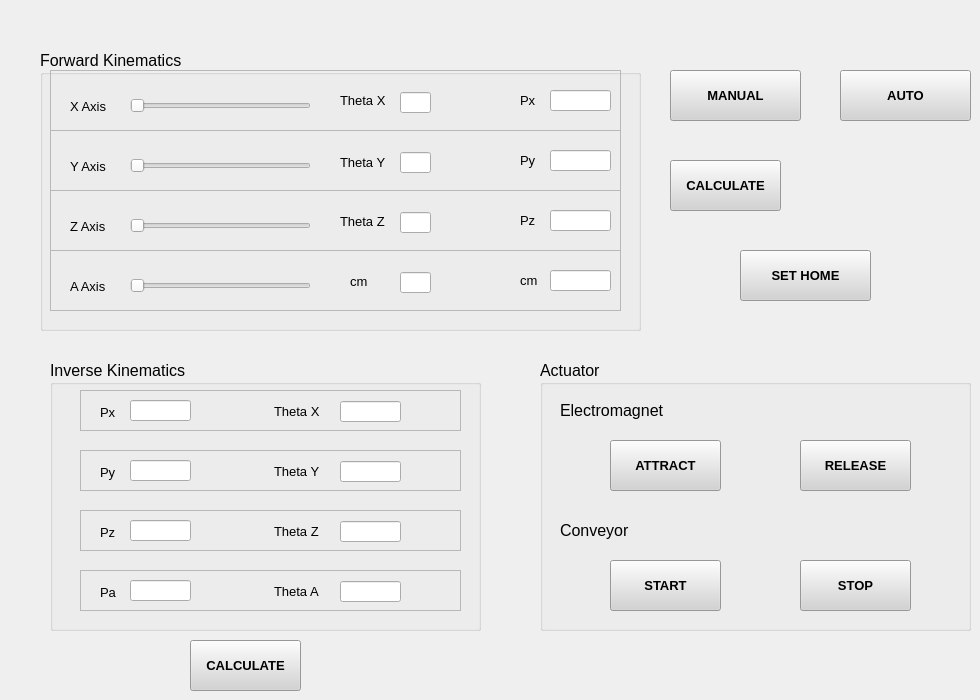
    <widget class="QWidget" name="page_control">
     <widget class="QGroupBox" name="groupBox">
      <property name="geometry">
       <rect>
        <x>40</x>
        <y>50</y>
        <width>601</width>
        <height>281</height>
       </rect>
      </property>
      <property name="font">
       <font>
        <family>Arial</family>
        <pointsize>12</pointsize>
        <weight>50</weight>
        <bold>false</bold>
       </font>
      </property>
      <property name="title">
       <string>Forward Kinematics</string>
      </property>
      <widget class="QFrame" name="frame">
       <property name="geometry">
        <rect>
         <x>10</x>
         <y>20</y>
         <width>571</width>
         <height>61</height>
        </rect>
       </property>
       <property name="frameShape">
        <enum>QFrame::StyledPanel</enum>
       </property>
       <property name="frameShadow">
        <enum>QFrame::Raised</enum>
       </property>
       <widget class="QLabel" name="label_6">
        <property name="geometry">
         <rect>
          <x>20</x>
          <y>28</y>
          <width>55</width>
          <height>16</height>
         </rect>
        </property>
        <property name="font">
         <font>
          <pointsize>10</pointsize>
         </font>
        </property>
        <property name="text">
         <string>X Axis</string>
        </property>
       </widget>
       <widget class="QSlider" name="theta1_slid">
        <property name="geometry">
         <rect>
          <x>80</x>
          <y>20</y>
          <width>181</width>
          <height>31</height>
         </rect>
        </property>
        <property name="orientation">
         <enum>Qt::Horizontal</enum>
        </property>
       </widget>
       <widget class="QLineEdit" name="sl_theta1_dis">
        <property name="geometry">
         <rect>
          <x>350</x>
          <y>22</y>
          <width>31</width>
          <height>21</height>
         </rect>
        </property>
        <property name="font">
         <font>
          <pointsize>9</pointsize>
         </font>
        </property>
       </widget>
       <widget class="QLabel" name="label_7">
        <property name="geometry">
         <rect>
          <x>290</x>
          <y>20</y>
          <width>61</width>
          <height>20</height>
         </rect>
        </property>
        <property name="font">
         <font>
          <pointsize>10</pointsize>
         </font>
        </property>
        <property name="text">
         <string>Theta X</string>
        </property>
       </widget>
       <widget class="QLineEdit" name="px_dis">
        <property name="geometry">
         <rect>
          <x>500</x>
          <y>20</y>
          <width>61</width>
          <height>21</height>
         </rect>
        </property>
        <property name="font">
         <font>
          <pointsize>9</pointsize>
         </font>
        </property>
       </widget>
       <widget class="QLabel" name="label_52">
        <property name="geometry">
         <rect>
          <x>470</x>
          <y>20</y>
          <width>30</width>
          <height>20</height>
         </rect>
        </property>
        <property name="font">
         <font>
          <pointsize>10</pointsize>
         </font>
        </property>
        <property name="text">
         <string>Px</string>
        </property>
       </widget>
      </widget>
      <widget class="QFrame" name="frame_3">
       <property name="geometry">
        <rect>
         <x>10</x>
         <y>80</y>
         <width>571</width>
         <height>61</height>
        </rect>
       </property>
       <property name="frameShape">
        <enum>QFrame::StyledPanel</enum>
       </property>
       <property name="frameShadow">
        <enum>QFrame::Raised</enum>
       </property>
       <widget class="QLabel" name="label_9">
        <property name="geometry">
         <rect>
          <x>20</x>
          <y>28</y>
          <width>55</width>
          <height>16</height>
         </rect>
        </property>
        <property name="font">
         <font>
          <pointsize>10</pointsize>
         </font>
        </property>
        <property name="text">
         <string>Y Axis</string>
        </property>
       </widget>
       <widget class="QSlider" name="theta2_slid">
        <property name="geometry">
         <rect>
          <x>80</x>
          <y>20</y>
          <width>181</width>
          <height>31</height>
         </rect>
        </property>
        <property name="orientation">
         <enum>Qt::Horizontal</enum>
        </property>
       </widget>
       <widget class="QLineEdit" name="sl_theta2_dis">
        <property name="geometry">
         <rect>
          <x>350</x>
          <y>22</y>
          <width>31</width>
          <height>21</height>
         </rect>
        </property>
        <property name="font">
         <font>
          <pointsize>9</pointsize>
         </font>
        </property>
       </widget>
       <widget class="QLabel" name="label_8">
        <property name="geometry">
         <rect>
          <x>290</x>
          <y>22</y>
          <width>61</width>
          <height>20</height>
         </rect>
        </property>
        <property name="font">
         <font>
          <pointsize>10</pointsize>
         </font>
        </property>
        <property name="text">
         <string>Theta Y</string>
        </property>
       </widget>
       <widget class="QLineEdit" name="py_dis">
        <property name="geometry">
         <rect>
          <x>500</x>
          <y>20</y>
          <width>61</width>
          <height>21</height>
         </rect>
        </property>
        <property name="font">
         <font>
          <pointsize>9</pointsize>
         </font>
        </property>
       </widget>
       <widget class="QLabel" name="label_53">
        <property name="geometry">
         <rect>
          <x>470</x>
          <y>20</y>
          <width>31</width>
          <height>20</height>
         </rect>
        </property>
        <property name="font">
         <font>
          <pointsize>10</pointsize>
         </font>
        </property>
        <property name="text">
         <string>Py</string>
        </property>
       </widget>
      </widget>
      <widget class="QFrame" name="frame_4">
       <property name="geometry">
        <rect>
         <x>10</x>
         <y>140</y>
         <width>571</width>
         <height>61</height>
        </rect>
       </property>
       <property name="frameShape">
        <enum>QFrame::StyledPanel</enum>
       </property>
       <property name="frameShadow">
        <enum>QFrame::Raised</enum>
       </property>
       <widget class="QLabel" name="label_11">
        <property name="geometry">
         <rect>
          <x>20</x>
          <y>28</y>
          <width>55</width>
          <height>16</height>
         </rect>
        </property>
        <property name="font">
         <font>
          <pointsize>10</pointsize>
         </font>
        </property>
        <property name="text">
         <string>Z Axis</string>
        </property>
       </widget>
       <widget class="QSlider" name="theta3_slid">
        <property name="geometry">
         <rect>
          <x>80</x>
          <y>20</y>
          <width>181</width>
          <height>31</height>
         </rect>
        </property>
        <property name="orientation">
         <enum>Qt::Horizontal</enum>
        </property>
       </widget>
       <widget class="QLineEdit" name="sl_theta3_dis">
        <property name="geometry">
         <rect>
          <x>350</x>
          <y>22</y>
          <width>31</width>
          <height>21</height>
         </rect>
        </property>
        <property name="font">
         <font>
          <pointsize>9</pointsize>
         </font>
        </property>
       </widget>
       <widget class="QFrame" name="frame_5">
        <property name="geometry">
         <rect>
          <x>170</x>
          <y>60</y>
          <width>371</width>
          <height>61</height>
         </rect>
        </property>
        <property name="frameShape">
         <enum>QFrame::StyledPanel</enum>
        </property>
        <property name="frameShadow">
         <enum>QFrame::Raised</enum>
        </property>
        <widget class="QLabel" name="label_12">
         <property name="geometry">
          <rect>
           <x>20</x>
           <y>30</y>
           <width>55</width>
           <height>16</height>
          </rect>
         </property>
         <property name="font">
          <font>
           <pointsize>10</pointsize>
          </font>
         </property>
         <property name="text">
          <string>X Axis</string>
         </property>
        </widget>
        <widget class="QSlider" name="horizontalSlider_7">
         <property name="geometry">
          <rect>
           <x>80</x>
           <y>20</y>
           <width>181</width>
           <height>31</height>
          </rect>
         </property>
         <property name="orientation">
          <enum>Qt::Horizontal</enum>
         </property>
        </widget>
        <widget class="QLineEdit" name="lineEdit_7">
         <property name="geometry">
          <rect>
           <x>280</x>
           <y>20</y>
           <width>61</width>
           <height>21</height>
          </rect>
         </property>
         <property name="font">
          <font>
           <pointsize>9</pointsize>
          </font>
         </property>
        </widget>
       </widget>
       <widget class="QLabel" name="pz_14">
        <property name="geometry">
         <rect>
          <x>290</x>
          <y>21</y>
          <width>55</width>
          <height>20</height>
         </rect>
        </property>
        <property name="font">
         <font>
          <pointsize>10</pointsize>
         </font>
        </property>
        <property name="text">
         <string>Theta Z</string>
        </property>
       </widget>
       <widget class="QLineEdit" name="pz_dis_2">
        <property name="geometry">
         <rect>
          <x>500</x>
          <y>20</y>
          <width>61</width>
          <height>21</height>
         </rect>
        </property>
        <property name="font">
         <font>
          <pointsize>9</pointsize>
         </font>
        </property>
       </widget>
       <widget class="QLabel" name="label_2">
        <property name="geometry">
         <rect>
          <x>470</x>
          <y>20</y>
          <width>55</width>
          <height>20</height>
         </rect>
        </property>
        <property name="font">
         <font>
          <pointsize>10</pointsize>
         </font>
        </property>
        <property name="text">
         <string>Pz</string>
        </property>
       </widget>
      </widget>
      <widget class="QFrame" name="frame_6">
       <property name="geometry">
        <rect>
         <x>10</x>
         <y>200</y>
         <width>571</width>
         <height>61</height>
        </rect>
       </property>
       <property name="frameShape">
        <enum>QFrame::StyledPanel</enum>
       </property>
       <property name="frameShadow">
        <enum>QFrame::Raised</enum>
       </property>
       <widget class="QLabel" name="label_13">
        <property name="geometry">
         <rect>
          <x>20</x>
          <y>28</y>
          <width>55</width>
          <height>16</height>
         </rect>
        </property>
        <property name="font">
         <font>
          <pointsize>10</pointsize>
         </font>
        </property>
        <property name="text">
         <string>A Axis</string>
        </property>
       </widget>
       <widget class="QSlider" name="base_slid">
        <property name="geometry">
         <rect>
          <x>80</x>
          <y>20</y>
          <width>181</width>
          <height>31</height>
         </rect>
        </property>
        <property name="orientation">
         <enum>Qt::Horizontal</enum>
        </property>
       </widget>
       <widget class="QLineEdit" name="base_sl_dis">
        <property name="geometry">
         <rect>
          <x>350</x>
          <y>22</y>
          <width>31</width>
          <height>21</height>
         </rect>
        </property>
        <property name="font">
         <font>
          <pointsize>9</pointsize>
         </font>
        </property>
       </widget>
       <widget class="QLabel" name="label_15">
        <property name="geometry">
         <rect>
          <x>300</x>
          <y>21</y>
          <width>55</width>
          <height>20</height>
         </rect>
        </property>
        <property name="font">
         <font>
          <pointsize>10</pointsize>
         </font>
        </property>
        <property name="text">
         <string>cm</string>
        </property>
       </widget>
       <widget class="QLineEdit" name="pa_dis">
        <property name="geometry">
         <rect>
          <x>500</x>
          <y>20</y>
          <width>61</width>
          <height>21</height>
         </rect>
        </property>
        <property name="font">
         <font>
          <pointsize>9</pointsize>
         </font>
        </property>
       </widget>
       <widget class="QLabel" name="label_54">
        <property name="geometry">
         <rect>
          <x>470</x>
          <y>20</y>
          <width>55</width>
          <height>20</height>
         </rect>
        </property>
        <property name="font">
         <font>
          <pointsize>10</pointsize>
         </font>
        </property>
        <property name="text">
         <string>cm</string>
        </property>
       </widget>
      </widget>
     </widget>
     <widget class="QPushButton" name="bt_setHome">
      <property name="geometry">
       <rect>
        <x>740</x>
        <y>250</y>
        <width>131</width>
        <height>51</height>
       </rect>
      </property>
      <property name="font">
       <font>
        <pointsize>10</pointsize>
        <weight>75</weight>
        <bold>true</bold>
       </font>
      </property>
      <property name="styleSheet">
       <string notr="true">QPushButton {
    background-color: lightgray;
}
QPushButton:pressed {
    background-color: blue;       /* click */
}</string>
      </property>
      <property name="text">
       <string>SET HOME</string>
      </property>
     </widget>
     <widget class="QGroupBox" name="groupBox_2">
      <property name="geometry">
       <rect>
        <x>50</x>
        <y>360</y>
        <width>431</width>
        <height>271</height>
       </rect>
      </property>
      <property name="font">
       <font>
        <family>Arial</family>
        <pointsize>12</pointsize>
       </font>
      </property>
      <property name="title">
       <string>Inverse Kinematics</string>
      </property>
      <widget class="QFrame" name="frame_7">
       <property name="geometry">
        <rect>
         <x>30</x>
         <y>30</y>
         <width>381</width>
         <height>41</height>
        </rect>
       </property>
       <property name="font">
        <font>
         <family>Arial</family>
         <pointsize>10</pointsize>
        </font>
       </property>
       <property name="frameShape">
        <enum>QFrame::StyledPanel</enum>
       </property>
       <property name="frameShadow">
        <enum>QFrame::Raised</enum>
       </property>
       <widget class="QLabel" name="label_22">
        <property name="geometry">
         <rect>
          <x>20</x>
          <y>14</y>
          <width>81</width>
          <height>16</height>
         </rect>
        </property>
        <property name="text">
         <string>Px</string>
        </property>
       </widget>
       <widget class="QLineEdit" name="Px_inv">
        <property name="geometry">
         <rect>
          <x>50</x>
          <y>10</y>
          <width>61</width>
          <height>21</height>
         </rect>
        </property>
        <property name="font">
         <font>
          <pointsize>9</pointsize>
         </font>
        </property>
       </widget>
       <widget class="QLabel" name="label_23">
        <property name="geometry">
         <rect>
          <x>194</x>
          <y>13</y>
          <width>81</width>
          <height>16</height>
         </rect>
        </property>
        <property name="text">
         <string>Theta X</string>
        </property>
       </widget>
       <widget class="QLineEdit" name="theta1_dis">
        <property name="geometry">
         <rect>
          <x>260</x>
          <y>11</y>
          <width>61</width>
          <height>21</height>
         </rect>
        </property>
        <property name="font">
         <font>
          <pointsize>9</pointsize>
         </font>
        </property>
       </widget>
      </widget>
      <widget class="QFrame" name="frame_8">
       <property name="geometry">
        <rect>
         <x>30</x>
         <y>90</y>
         <width>381</width>
         <height>41</height>
        </rect>
       </property>
       <property name="font">
        <font>
         <family>Arial</family>
         <pointsize>10</pointsize>
        </font>
       </property>
       <property name="frameShape">
        <enum>QFrame::StyledPanel</enum>
       </property>
       <property name="frameShadow">
        <enum>QFrame::Raised</enum>
       </property>
       <widget class="QLabel" name="label_24">
        <property name="geometry">
         <rect>
          <x>20</x>
          <y>14</y>
          <width>81</width>
          <height>16</height>
         </rect>
        </property>
        <property name="text">
         <string>Py</string>
        </property>
       </widget>
       <widget class="QLineEdit" name="Py_inv">
        <property name="geometry">
         <rect>
          <x>50</x>
          <y>10</y>
          <width>61</width>
          <height>21</height>
         </rect>
        </property>
        <property name="font">
         <font>
          <pointsize>9</pointsize>
         </font>
        </property>
       </widget>
       <widget class="QLabel" name="label_25">
        <property name="geometry">
         <rect>
          <x>194</x>
          <y>13</y>
          <width>81</width>
          <height>16</height>
         </rect>
        </property>
        <property name="text">
         <string>Theta Y</string>
        </property>
       </widget>
       <widget class="QLineEdit" name="theta2_dis">
        <property name="geometry">
         <rect>
          <x>260</x>
          <y>11</y>
          <width>61</width>
          <height>21</height>
         </rect>
        </property>
        <property name="font">
         <font>
          <pointsize>9</pointsize>
         </font>
        </property>
       </widget>
      </widget>
      <widget class="QFrame" name="frame_2">
       <property name="geometry">
        <rect>
         <x>30</x>
         <y>150</y>
         <width>381</width>
         <height>41</height>
        </rect>
       </property>
       <property name="font">
        <font>
         <family>Arial</family>
         <pointsize>10</pointsize>
        </font>
       </property>
       <property name="frameShape">
        <enum>QFrame::StyledPanel</enum>
       </property>
       <property name="frameShadow">
        <enum>QFrame::Raised</enum>
       </property>
       <widget class="QLabel" name="label_16">
        <property name="geometry">
         <rect>
          <x>20</x>
          <y>14</y>
          <width>81</width>
          <height>16</height>
         </rect>
        </property>
        <property name="text">
         <string>Pz</string>
        </property>
       </widget>
       <widget class="QLineEdit" name="Pz_inv">
        <property name="geometry">
         <rect>
          <x>50</x>
          <y>10</y>
          <width>61</width>
          <height>21</height>
         </rect>
        </property>
        <property name="font">
         <font>
          <pointsize>9</pointsize>
         </font>
        </property>
       </widget>
       <widget class="QLabel" name="label_17">
        <property name="geometry">
         <rect>
          <x>194</x>
          <y>13</y>
          <width>81</width>
          <height>16</height>
         </rect>
        </property>
        <property name="text">
         <string>Theta Z</string>
        </property>
       </widget>
       <widget class="QLineEdit" name="theta3_dis">
        <property name="geometry">
         <rect>
          <x>260</x>
          <y>11</y>
          <width>61</width>
          <height>21</height>
         </rect>
        </property>
        <property name="font">
         <font>
          <pointsize>9</pointsize>
         </font>
        </property>
       </widget>
      </widget>
      <widget class="QFrame" name="frame_9">
       <property name="geometry">
        <rect>
         <x>30</x>
         <y>210</y>
         <width>381</width>
         <height>41</height>
        </rect>
       </property>
       <property name="font">
        <font>
         <family>Arial</family>
         <pointsize>10</pointsize>
        </font>
       </property>
       <property name="frameShape">
        <enum>QFrame::StyledPanel</enum>
       </property>
       <property name="frameShadow">
        <enum>QFrame::Raised</enum>
       </property>
       <widget class="QLabel" name="label_26">
        <property name="geometry">
         <rect>
          <x>20</x>
          <y>14</y>
          <width>81</width>
          <height>16</height>
         </rect>
        </property>
        <property name="text">
         <string>Pa</string>
        </property>
       </widget>
       <widget class="QLineEdit" name="Pa_inv">
        <property name="geometry">
         <rect>
          <x>50</x>
          <y>10</y>
          <width>61</width>
          <height>21</height>
         </rect>
        </property>
        <property name="font">
         <font>
          <pointsize>9</pointsize>
         </font>
        </property>
       </widget>
       <widget class="QLabel" name="label_27">
        <property name="geometry">
         <rect>
          <x>194</x>
          <y>13</y>
          <width>81</width>
          <height>16</height>
         </rect>
        </property>
        <property name="text">
         <string>Theta A</string>
        </property>
       </widget>
       <widget class="QLineEdit" name="base_dis">
        <property name="geometry">
         <rect>
          <x>260</x>
          <y>11</y>
          <width>61</width>
          <height>21</height>
         </rect>
        </property>
        <property name="font">
         <font>
          <pointsize>9</pointsize>
         </font>
        </property>
       </widget>
      </widget>
     </widget>
     <widget class="QPushButton" name="bt_cal_IK">
      <property name="geometry">
       <rect>
        <x>190</x>
        <y>640</y>
        <width>111</width>
        <height>51</height>
       </rect>
      </property>
      <property name="font">
       <font>
        <family>Arial</family>
        <pointsize>10</pointsize>
        <weight>75</weight>
        <bold>true</bold>
        <underline>false</underline>
        <strikeout>false</strikeout>
        <kerning>true</kerning>
       </font>
      </property>
      <property name="mouseTracking">
       <bool>false</bool>
      </property>
      <property name="styleSheet">
       <string notr="true">QPushButton {
    background-color: lightgray;
}
QPushButton:pressed {
    background-color: blue;       /* click */
}</string>
      </property>
      <property name="text">
       <string>CALCULATE</string>
      </property>
     </widget>
     <widget class="QGroupBox" name="groupBox_8">
      <property name="geometry">
       <rect>
        <x>540</x>
        <y>360</y>
        <width>431</width>
        <height>271</height>
       </rect>
      </property>
      <property name="font">
       <font>
        <family>Arial</family>
        <pointsize>12</pointsize>
       </font>
      </property>
      <property name="title">
       <string>Actuator</string>
      </property>
      <widget class="QPushButton" name="bt_mag_release">
       <property name="geometry">
        <rect>
         <x>260</x>
         <y>80</y>
         <width>111</width>
         <height>51</height>
        </rect>
       </property>
       <property name="font">
        <font>
         <family>Arial</family>
         <pointsize>10</pointsize>
         <weight>75</weight>
         <bold>true</bold>
        </font>
       </property>
       <property name="styleSheet">
        <string notr="true">QPushButton {
    background-color: lightgray;
}
QPushButton:pressed {
    background-color: red;       /* click */
}</string>
       </property>
       <property name="text">
        <string>RELEASE</string>
       </property>
      </widget>
      <widget class="QPushButton" name="bt_mag_attract">
       <property name="geometry">
        <rect>
         <x>70</x>
         <y>80</y>
         <width>111</width>
         <height>51</height>
        </rect>
       </property>
       <property name="font">
        <font>
         <family>Arial</family>
         <pointsize>10</pointsize>
         <weight>75</weight>
         <bold>true</bold>
         <underline>false</underline>
         <strikeout>false</strikeout>
         <kerning>true</kerning>
        </font>
       </property>
       <property name="mouseTracking">
        <bool>false</bool>
       </property>
       <property name="styleSheet">
        <string notr="true">QPushButton {
    background-color: lightgray;
}
QPushButton:pressed {
    background-color: green;       /* click */
}</string>
       </property>
       <property name="text">
        <string>ATTRACT</string>
       </property>
      </widget>
      <widget class="QLabel" name="label_14">
       <property name="geometry">
        <rect>
         <x>20</x>
         <y>30</y>
         <width>201</width>
         <height>41</height>
        </rect>
       </property>
       <property name="text">
        <string>Electromagnet</string>
       </property>
      </widget>
      <widget class="QLabel" name="label_28">
       <property name="geometry">
        <rect>
         <x>20</x>
         <y>150</y>
         <width>201</width>
         <height>41</height>
        </rect>
       </property>
       <property name="text">
        <string>Conveyor</string>
       </property>
      </widget>
      <widget class="QPushButton" name="bt_conv_start">
       <property name="geometry">
        <rect>
         <x>70</x>
         <y>200</y>
         <width>111</width>
         <height>51</height>
        </rect>
       </property>
       <property name="font">
        <font>
         <family>Arial</family>
         <pointsize>10</pointsize>
         <weight>75</weight>
         <bold>true</bold>
         <underline>false</underline>
         <strikeout>false</strikeout>
         <kerning>true</kerning>
        </font>
       </property>
       <property name="mouseTracking">
        <bool>false</bool>
       </property>
       <property name="styleSheet">
        <string notr="true">QPushButton {
    background-color: lightgray;
}
QPushButton:pressed {
    background-color: green;       /* click */
}</string>
       </property>
       <property name="text">
        <string>START</string>
       </property>
      </widget>
      <widget class="QPushButton" name="bt_conv_stop">
       <property name="geometry">
        <rect>
         <x>260</x>
         <y>200</y>
         <width>111</width>
         <height>51</height>
        </rect>
       </property>
       <property name="font">
        <font>
         <family>Arial</family>
         <pointsize>10</pointsize>
         <weight>75</weight>
         <bold>true</bold>
         <underline>false</underline>
         <strikeout>false</strikeout>
         <kerning>true</kerning>
        </font>
       </property>
       <property name="mouseTracking">
        <bool>false</bool>
       </property>
       <property name="styleSheet">
        <string notr="true">QPushButton {
    background-color: lightgray;
}
QPushButton:pressed {
    background-color: red;       /* click */
}</string>
       </property>
       <property name="text">
        <string>STOP</string>
       </property>
      </widget>
     </widget>
     <widget class="QPushButton" name="bt_cal_FK">
      <property name="geometry">
       <rect>
        <x>670</x>
        <y>160</y>
        <width>111</width>
        <height>51</height>
       </rect>
      </property>
      <property name="font">
       <font>
        <family>Arial</family>
        <pointsize>10</pointsize>
        <weight>75</weight>
        <bold>true</bold>
        <underline>false</underline>
        <strikeout>false</strikeout>
        <kerning>true</kerning>
       </font>
      </property>
      <property name="mouseTracking">
       <bool>false</bool>
      </property>
      <property name="styleSheet">
       <string notr="true">QPushButton {
    background-color: lightgray;
}
QPushButton:pressed {
    background-color: blue;       /* click */
}</string>
      </property>
      <property name="text">
       <string>CALCULATE</string>
      </property>
     </widget>
     <widget class="QPushButton" name="bt_manual">
      <property name="geometry">
       <rect>
        <x>670</x>
        <y>70</y>
        <width>131</width>
        <height>51</height>
       </rect>
      </property>
      <property name="font">
       <font>
        <pointsize>10</pointsize>
        <weight>75</weight>
        <bold>true</bold>
       </font>
      </property>
      <property name="styleSheet">
       <string notr="true">QPushButton {
    background-color: lightgray;
}
QPushButton:pressed {
    background-color: green;       /* click */
}</string>
      </property>
      <property name="text">
       <string>MANUAL</string>
      </property>
     </widget>
     <widget class="QPushButton" name="bt_auto">
      <property name="geometry">
       <rect>
        <x>840</x>
        <y>70</y>
        <width>131</width>
        <height>51</height>
       </rect>
      </property>
      <property name="font">
       <font>
        <pointsize>10</pointsize>
        <weight>75</weight>
        <bold>true</bold>
       </font>
      </property>
      <property name="styleSheet">
       <string notr="true">QPushButton {
    background-color: lightgray;
}
QPushButton:pressed {
    background-color: green;       /* click */
}</string>
      </property>
      <property name="text">
       <string>AUTO</string>
      </property>
     </widget>
    </widget>
